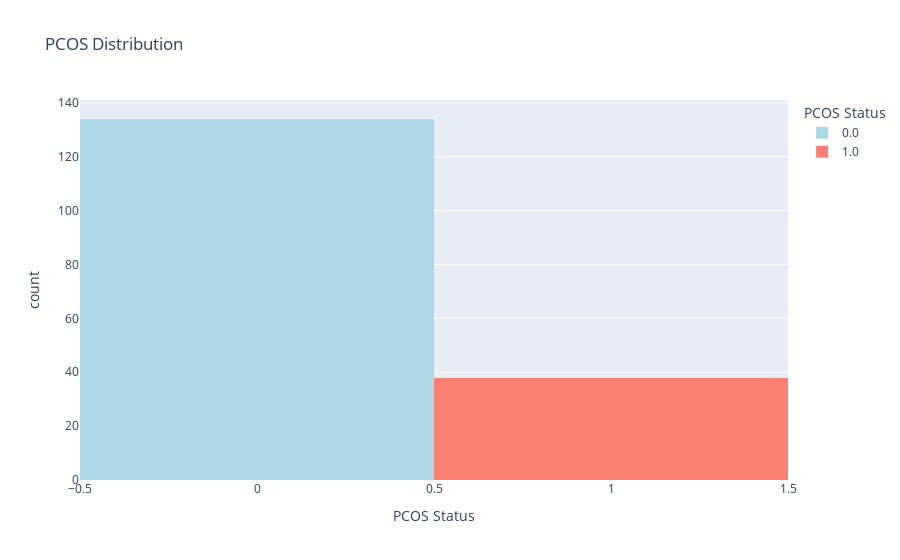

Write notebook code for a chart like this one.
### Code cell
# Count are total count of peoples, 0 indicates negative and 1 indicates positive.
fig = px.histogram(df, x='PCOS', color='PCOS',
                   title="PCOS Distribution",
                   labels={'PCOS': 'PCOS Status'},
                   color_discrete_sequence=['lightblue', 'salmon'])
fig.show()

### Figure 1 — Plotly figure (JSON) as saved in the notebook; plotly's stock layout.template omitted (floating-point values rounded to 4 significant figures; data arrays with more than 128 entries replaced by an {"elided": "..."} marker saying what was removed)
{"data": [{"alignmentgroup": "True", "bingroup": "x", "hovertemplate": "PCOS Status=%{x}<br>count=%{y}<extra></extra>", "legendgroup": "0.0", "marker": {"color": "lightblue", "pattern": {"shape": ""}}, "name": "0.0", "offsetgroup": "0.0", "orientation": "v", "showlegend": true, "type": "histogram", "x": {"elided": "134 int values"}, "xaxis": "x", "yaxis": "y"}, {"alignmentgroup": "True", "bingroup": "x", "hovertemplate": "PCOS Status=%{x}<br>count=%{y}<extra></extra>", "legendgroup": "1.0", "marker": {"color": "salmon", "pattern": {"shape": ""}}, "name": "1.0", "offsetgroup": "1.0", "orientation": "v", "showlegend": true, "type": "histogram", "x": [1, 1, 1, 1, 1, 1, 1, 1, 1, 1, 1, 1, 1, 1, 1, 1, 1, 1, 1, 1, 1, 1, 1, 1, 1, 1, 1, 1, 1, 1, 1, 1, 1, 1, 1, 1, 1, 1], "xaxis": "x", "yaxis": "y"}], "layout": {"autosize": true, "barmode": "relative", "legend": {"title": {"text": "PCOS Status"}, "tracegroupgap": 0}, "title": {"text": "PCOS Distribution"}, "xaxis": {"anchor": "y", "autorange": true, "categoryarray": [0, 1, null], "categoryorder": "array", "domain": [0, 1], "range": [-0.5, 1.5], "title": {"text": "PCOS Status"}, "type": "linear"}, "yaxis": {"anchor": "x", "autorange": true, "domain": [0, 1], "range": [0, 141.1], "title": {"text": "count"}}}}
